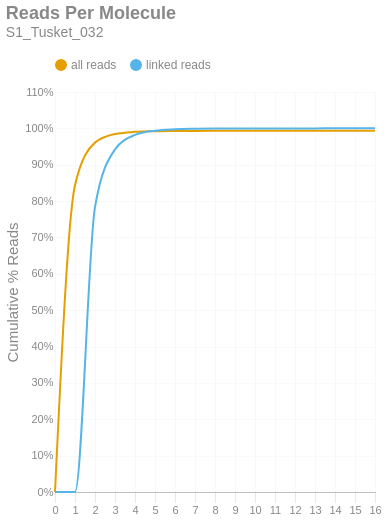

Notebook code for this chart:
### Markdown cell above
### Reads per Molecule
This chart shows the cumulative distribution of the number of reads per linked molecule. That is, how many alignments are associated with a unique molecule. This excludes the number of reads associated with invalid or absent linked-read barcodes. The `linked` histogram is the percentages recalculated when disregarding singletons.

### Code cell
if SKIPLR:
    print_html(f"Skipped")
else:
    counts = np.bincount(valids['reads'].cast(pl.Int64).to_numpy())
    weighted = counts * np.arange(len(counts))
    all_perc = weighted / n_reads
    linked_perc = weighted / n_linked_reads
    linked_perc[1] = 0
    binned_df = pl.DataFrame({
        'readsper': list(range(len(counts))),
        'all reads (cumsum)': np.cumsum(all_perc).tolist(),
        'linked reads (cumsum)': np.cumsum(linked_perc).tolist(),
    })

    with SafeRender(binned_df):
        (
            density_plot(binned_df, 'Reads Per Molecule', samplename, 'readspmol')
            .encode(
                x=alt.X('readsper:O', title=None).axis(labelAngle=0).scale(padding=0),
                y=alt.Y('value:Q', title='Cumulative % Reads').axis(format='%').stack(False),
                color=alt.Color("key:N").scale(domain=["all reads", "linked reads"]),
                tooltip=[
                    alt.Tooltip("key:N", title="Data Type"),
                    alt.Tooltip("readsper:O", title="Reads Per Molecule"),
                    alt.Tooltip("value:Q", format=".2%", title="% Reads (Cum.)")
                ]            
            )
        ).display()

### Figure 1 — Vega-Lite specification as saved in the notebook (floating-point values rounded to 4 significant figures)
{"width": "container", "height": 400, "config": {"title": {"anchor": "start", "dy": -15, "fontSize": 18, "color": "#888888", "subtitleColor": "#888888", "subtitleFontSize": 14}, "arc": {"fill": "#0072B2"}, "axis": {"domainColor": "#888888", "domainWidth": 0.5, "gridWidth": 0.2, "grid": false, "titleFontWeight": 400, "titleFontSize": 15, "labelFontSize": 11, "labelColor": "#888888", "tickColor": "#888888", "tickWidth": 0.2, "titleColor": "#888888"}, "axisBand": {"grid": false}, "axisX": {"grid": true, "tickSize": 10, "domainCap": "round"}, "axisY": {"domain": false, "grid": true, "tickSize": 0, "domainCap": "round"}, "background": "transparent", "header": {"labelFontSize": 15, "labelColor": "#888888", "titleFontSize": 15, "titleFontWeight": 600, "titleColor": "#888888"}, "legend": {"labelFont": "sans-serif", "labelFontSize": 12, "labelColor": "#888888", "symbolSize": 100, "symbolType": "circle", "titleFontSize": 12, "titlePadding": 10, "titleColor": "#888888", "title": null, "orient": "top"}, "range": {"category": ["#E69F00", "#56B4E9", "#009E73", "#F0E442", "#0072B2", "#D55E00", "#CC79A7", "#000000"], "diverging": ["#cfe8f3", "#a2d4ec", "#73bfe2", "#46abdb", "#1696d2", "#12719e"]}, "area": {"fill": "#0072B2", "fillOpacity": 0.7, "line": true, "strokeOpacity": 0.7}, "line": {"color": "#0072B2", "stroke": "#0072B2", "strokeWidth": 2}, "trail": {"color": "#0072B2", "stroke": "#0072B2", "strokeWidth": 0, "size": 1}, "point": {"filled": true, "fillOpacity": 1.0, "size": 95}, "text": {"color": "#888888", "fontSize": 11, "align": "right", "fontWeight": 400, "size": 11}, "bar": {"fill": "#0072B2", "stroke": null}, "view": {"stroke": null, "continuousWidth": 660, "continuousHeight": 400}}, "data": {"name": "data-e5124faf068d942acadec9f1df3e4f84"}, "mark": {"type": "line", "interpolate": "monotone", "point": {"opacity": 0, "size": 275}}, "encoding": {"color": {"field": "key", "scale": {"domain": ["all reads", "linked reads"]}, "type": "nominal"}, "tooltip": [{"field": "key", "title": "Data Type", "type": "nominal"}, {"field": "readsper", "title": "Reads Per Molecule", "type": "ordinal"}, {"field": "value", "format": ".2%", "title": "% Reads (Cum.)", "type": "quantitative"}], "x": {"axis": {"labelAngle": 0}, "field": "readsper", "scale": {"padding": 0}, "title": null, "type": "ordinal"}, "y": {"axis": {"format": "%"}, "field": "value", "stack": false, "title": "Cumulative % Reads", "type": "quantitative"}}, "params": [{"name": "param_c36ac31b6afebe62", "select": {"type": "point", "fields": ["key"]}, "bind": "legend"}], "title": {"text": "Reads Per Molecule", "subtitle": "S1_Tusket_032"}, "transform": [{"fold": ["all reads (cumsum)", "linked reads (cumsum)"]}, {"calculate": "replace(datum.key, ' (cumsum)', '')", "as": "key"}, {"filter": {"param": "param_c36ac31b6afebe62"}}], "usermeta": {"embedOptions": {"downloadFileName": "S1_Tusket_032.readspmol"}}, "$schema": "https://vega.github.io/schema/vega-lite/v6.1.0.json", "datasets": {"data-e5124faf068d942acadec9f1df3e4f84": [{"readsper": 0, "all reads (cumsum)": 0.0, "linked reads (cumsum)": 0.0}, {"readsper": 1, "all reads (cumsum)": 0.8436, "linked reads (cumsum)": 0.0}, {"readsper": 2, "all reads (cumsum)": 0.9608, "linked reads (cumsum)": 0.7832}, {"readsper": 3, "all reads (cumsum)": 0.9845, "linked reads (cumsum)": 0.9419}, {"readsper": 4, "all reads (cumsum)": 0.9905, "linked reads (cumsum)": 0.9819}, {"readsper": 5, "all reads (cumsum)": 0.9922, "linked reads (cumsum)": 0.9937}, {"readsper": 6, "all reads (cumsum)": 0.9928, "linked reads (cumsum)": 0.9976}, {"readsper": 7, "all reads (cumsum)": 0.993, "linked reads (cumsum)": 0.9989}, {"readsper": 8, "all reads (cumsum)": 0.9931, "linked reads (cumsum)": 0.9996}, {"readsper": 9, "all reads (cumsum)": 0.9932, "linked reads (cumsum)": 0.9998}, {"readsper": 10, "all reads (cumsum)": 0.9932, "linked reads (cumsum)": 0.9999}, {"readsper": 11, "all reads (cumsum)": 0.9932, "linked reads (cumsum)": 0.9999}, {"readsper": 12, "all reads (cumsum)": 0.9932, "linked reads (cumsum)": 0.9999}, {"readsper": 13, "all reads (cumsum)": 0.9932, "linked reads (cumsum)": 1.0}, {"readsper": 14, "all reads (cumsum)": 0.9932, "linked reads (cumsum)": 1.0}, {"readsper": 15, "all reads (cumsum)": 0.9932, "linked reads (cumsum)": 1.0}, {"readsper": 16, "all reads (cumsum)": 0.9932, "linked reads (cumsum)": 1.0}]}}
